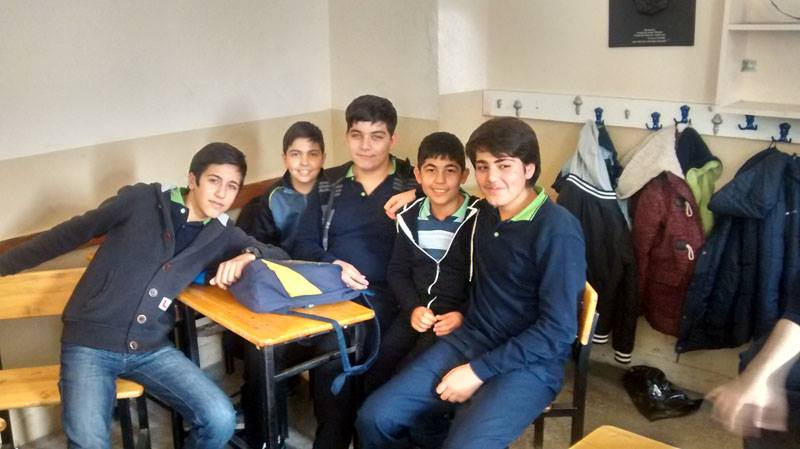
#> input picture opencv/kullanılabilecek fotoğraflar/resim.jpg, 800 x 449 px, found by its file name
$ python 'face recognition.py'
#> lines starting #> are read from the running program, lines starting #| are printed output that depends on the picture; after the words box and inside, x2 and y2 are one past the last pixel; in counts of white or black regions, pixels touching at a corner belong together
import cv2
import numpy as np

faceC = cv2.CascadeClassifier("haarcascades_frontalface_default.xml")
img = cv2.imread("resim.jpg")
#> img is the input picture: shape (449, 800, 3); mean B, G, R 109.2, 117.6, 124.8


#imgG = cv2.cvtColor(img,cv2.COLOR_BGR2GRAY)
faces = faceC.detectMultiScale(img,1.1,10)
#> faces = [[284, 138, 43, 43], [415, 151, 51, 51], [338, 113, 59, 59], [194, 161, 55, 55], [462, 142, 62, 62]]
for (x,y,w,h) in faces:
    cv2.rectangle(img,(x,y),(x+w,y+h),(255,255,0),1)
#> this loop made 5 passes
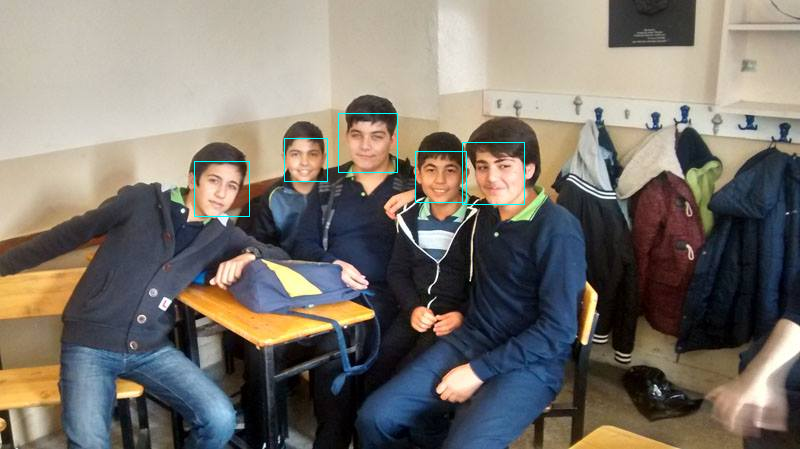
#> img: shape (449, 800, 3); 0.3% of pixels changed, all inside (x1, y1, x2, y2) = (194, 113, 525, 217)


cv2.imshow("photo",img)
cv2.waitKey(0)

$ run again, with opencv/kullanılabilecek fotoğraflar/face.jpg copied over opencv/kullanılabilecek fotoğraflar/resim.jpg
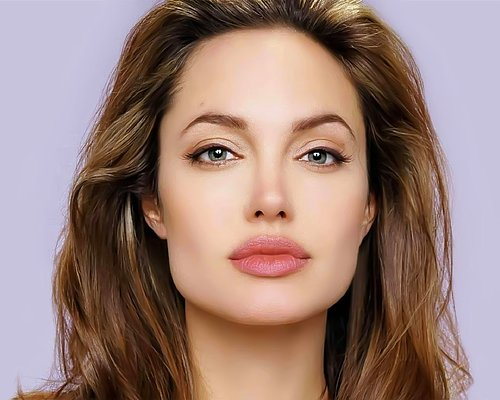
#> input picture opencv/kullanılabilecek fotoğraflar/face.jpg, 500 x 400 px, found by its file name
#> img is the input picture: shape (400, 500, 3); mean B, G, R 120.4, 127.9, 154.4
#> faces = [[126, 46, 283, 283]]
#> the loop `for (x,y,w,h) in faces:` made 1 pass
#> after the loop `for (x,y,w,h) in faces:`:
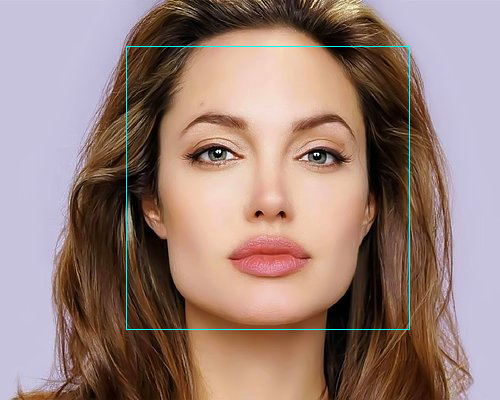
#> img: shape (400, 500, 3); 0.57% of pixels changed, all inside (x1, y1, x2, y2) = (126, 46, 410, 330)
